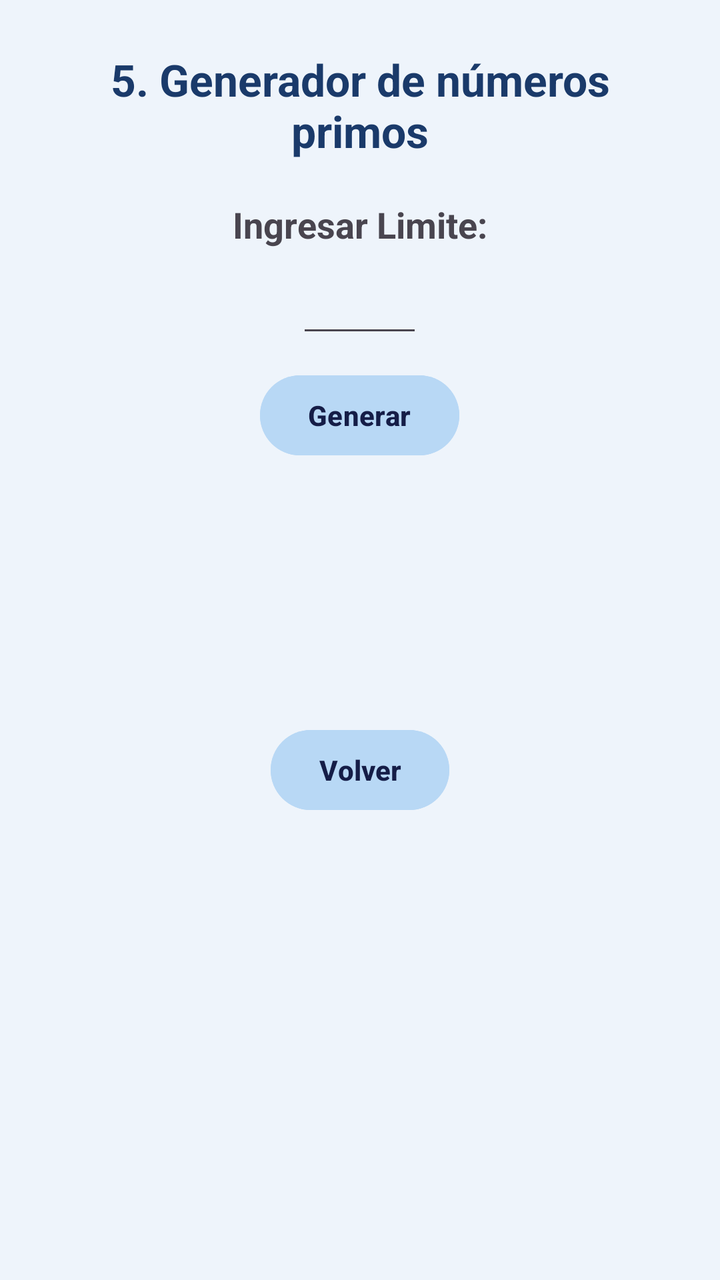
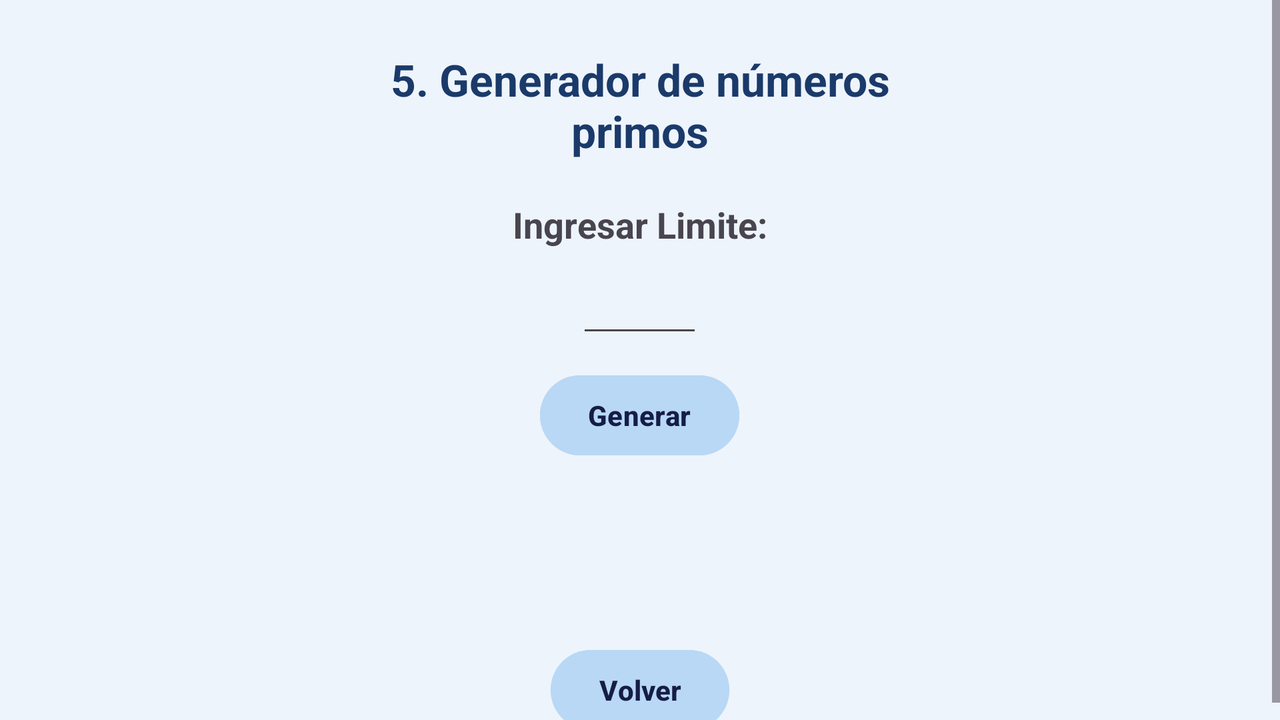

Compare how this app lays out the same screen by default and in its alternative resource folder. The renders come first, then the two layout files and the values they reference.
<!-- AndroidManifest.xml: application theme Theme.App_movil_Ejercicios -->
<!-- res/layout/activity_ejercicio5.xml -->
<?xml version="1.0" encoding="utf-8"?>
<LinearLayout xmlns:android="http://schemas.android.com/apk/res/android"
    xmlns:app="http://schemas.android.com/apk/res-auto"
    xmlns:tools="http://schemas.android.com/tools"
    android:id="@+id/main"
    android:layout_width="match_parent"
    android:layout_height="match_parent"
    android:background="#EEF4FB"
    android:orientation="vertical"
    tools:context=".Ejercicio5">

    <TextView
        android:layout_width="296dp"
        android:layout_height="wrap_content"
        android:layout_gravity="center"
        android:layout_marginTop="25dp"
        android:text="5. Generador de números primos"
        android:textAlignment="center"
        android:textColor="#1A3A6A"
        android:textSize="22sp"
        android:textStyle="bold"
        app:layout_constraintBottom_toBottomOf="parent"
        app:layout_constraintTop_toTopOf="parent"
        app:layout_constraintVertical_bias="0.231"
        tools:layout_editor_absoluteX="184dp" />

    <TextView
        android:id="@+id/textView5"
        android:layout_width="229dp"
        android:layout_height="wrap_content"
        android:layout_gravity="center"
        android:layout_marginTop="20dp"
        android:text="Ingresar Limite:"
        android:textAlignment="center"
        android:textSize="18sp"
        android:textStyle="bold" />

    <EditText
        android:id="@+id/editTextLimite"
        android:layout_width="63dp"
        android:layout_height="wrap_content"
        android:layout_gravity="center"
        android:layout_marginTop="8dp"
        android:ems="10"
        android:inputType="number" />

    <Button
        android:id="@+id/btnGenerar"
        android:layout_width="wrap_content"
        android:layout_height="wrap_content"
        android:layout_gravity="center"
        android:layout_marginTop="10dp"
        android:backgroundTint="#B8D8F5"
        android:text="Generar"
        android:textColor="#151D47"
        android:textStyle="bold" />

    <TextView
        android:id="@+id/textViewPrimos"
        android:layout_width="263dp"
        android:layout_height="wrap_content"
        android:layout_gravity="center"
        android:layout_marginTop="15dp"
        android:textAlignment="center"
        android:textSize="18sp" />

    <Button
        android:id="@+id/btnvolver5"
        android:layout_width="wrap_content"
        android:layout_height="wrap_content"
        android:layout_gravity="center"
        android:layout_marginTop="90dp"
        android:backgroundTint="#B8D8F5"
        android:text="Volver"
        android:textColor="#151D47"
        android:textStyle="bold"
        app:layout_constraintBottom_toBottomOf="parent"
        app:layout_constraintTop_toTopOf="parent"
        app:layout_constraintVertical_bias="0.898"
        tools:layout_editor_absoluteX="184dp" />

</LinearLayout>
<!-- resources referenced by this layout -->
<resources>
  <style name="Theme.App_movil_Ejercicios" parent="Base.Theme.App_movil_Ejercicios" />
  <style name="Base.Theme.App_movil_Ejercicios" parent="Theme.Material3.DayNight.NoActionBar">
          
          
          <item name="android:statusBarColor">#EEF4FB</item>
          <item name="android:windowLightStatusBar">true</item>
      </style>
</resources>
<!-- res/layout-land/activity_ejercicio5.xml (the repository's variant of the layout above) -->
<!-- drawn on the phone turned sideways -->
<?xml version="1.0" encoding="utf-8"?>
<LinearLayout xmlns:android="http://schemas.android.com/apk/res/android"
    xmlns:app="http://schemas.android.com/apk/res-auto"
    xmlns:tools="http://schemas.android.com/tools"
    android:id="@+id/main"
    android:layout_width="match_parent"
    android:layout_height="match_parent"
    android:background="#EEF4FB"
    android:orientation="vertical"
    tools:context=".Ejercicio5">

    <ScrollView
        android:layout_width="match_parent"
        android:layout_height="match_parent">

        <LinearLayout
            android:layout_width="match_parent"
            android:layout_height="wrap_content"
            android:orientation="vertical" >

            <TextView
                android:layout_width="296dp"
                android:layout_height="wrap_content"
                android:layout_gravity="center"
                android:layout_marginTop="25dp"
                android:text="5. Generador de números primos"
                android:textAlignment="center"
                android:textColor="#1A3A6A"
                android:textSize="22sp"
                android:textStyle="bold"
                app:layout_constraintBottom_toBottomOf="parent"
                app:layout_constraintTop_toTopOf="parent"
                app:layout_constraintVertical_bias="0.231"
                tools:layout_editor_absoluteX="184dp" />

            <TextView
                android:id="@+id/textView5"
                android:layout_width="229dp"
                android:layout_height="wrap_content"
                android:layout_gravity="center"
                android:layout_marginTop="20dp"
                android:text="Ingresar Limite:"
                android:textAlignment="center"
                android:textSize="18sp"
                android:textStyle="bold" />

            <EditText
                android:id="@+id/editTextLimite"
                android:layout_width="63dp"
                android:layout_height="wrap_content"
                android:layout_gravity="center"
                android:layout_marginTop="8dp"
                android:ems="10"
                android:inputType="number" />

            <Button
                android:id="@+id/btnGenerar"
                android:layout_width="wrap_content"
                android:layout_height="wrap_content"
                android:layout_gravity="center"
                android:layout_marginTop="10dp"
                android:backgroundTint="#B8D8F5"
                android:text="Generar"
                android:textColor="#151D47"
                android:textStyle="bold" />

            <TextView
                android:id="@+id/textViewPrimos"
                android:layout_width="263dp"
                android:layout_height="wrap_content"
                android:layout_gravity="center"
                android:layout_marginTop="15dp"
                android:textAlignment="center"
                android:textSize="18sp" />

            <Button
                android:id="@+id/btnvolver5"
                android:layout_width="wrap_content"
                android:layout_height="wrap_content"
                android:layout_gravity="center"
                android:layout_marginTop="50dp"
                android:backgroundTint="#B8D8F5"
                android:text="Volver"
                android:textColor="#151D47"
                android:textStyle="bold"
                app:layout_constraintBottom_toBottomOf="parent"
                app:layout_constraintTop_toTopOf="parent"
                app:layout_constraintVertical_bias="0.898"
                tools:layout_editor_absoluteX="184dp" />
        </LinearLayout>
    </ScrollView>

</LinearLayout>
